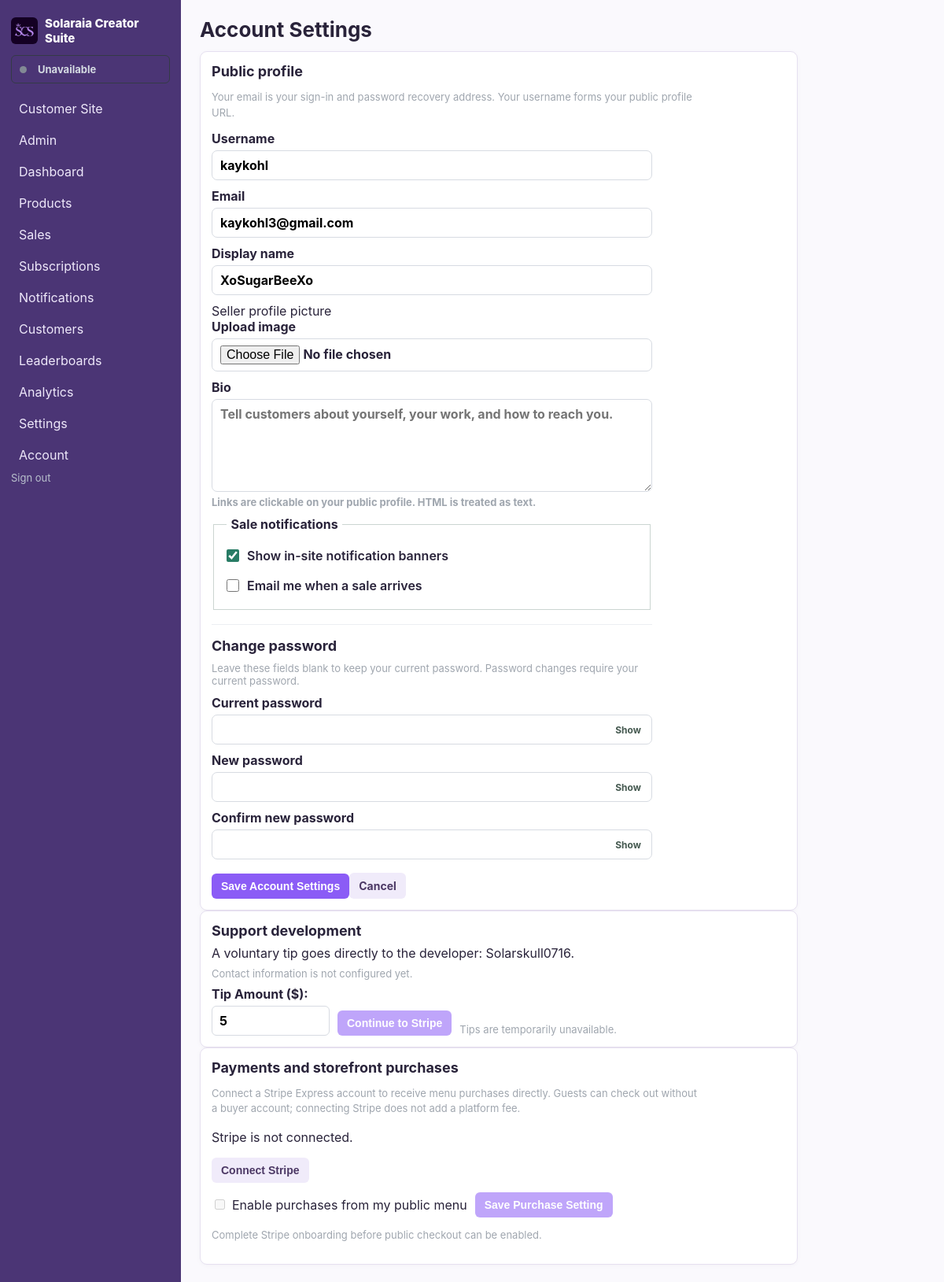
/settings/account (signed in), run on the app's committed database.
### models.py (models this page shows)
class CreatorAccount(db.Model):
    __tablename__ = 'creator_account'
    id = db.Column(db.Integer, primary_key=True)
    username = db.Column(db.String(64), nullable=False, unique=True)
    email = db.Column(db.String(255), nullable=False, unique=True)
    display_name = db.Column(db.String(120))
    bio = db.Column(db.Text)
    profile_image = db.Column(db.String(255))
    is_active = db.Column(db.Boolean, nullable=False, default=False)
    password_hash = db.Column(db.String(255), nullable=False)
    is_admin = db.Column(db.Boolean, nullable=False, default=False)
    is_approved = db.Column(db.Boolean, nullable=False, default=False)
    stripe_account_id = db.Column(db.String(255), unique=True)
    stripe_customer_id = db.Column(db.String(255))
    stripe_subscription_id = db.Column(db.String(255))
    stripe_subscription_checkout_session_id = db.Column(db.String(255))
    stripe_subscription_status = db.Column(db.String(40), nullable=False, default='inactive')
    stripe_subscription_period_end = db.Column(db.DateTime)
    subscription_exempt = db.Column(db.Boolean, nullable=False, default=False)
    stripe_charges_enabled = db.Column(db.Boolean, nullable=False, default=False)
    stripe_details_submitted = db.Column(db.Boolean, nullable=False, default=False)
    accepting_orders = db.Column(db.Boolean, nullable=False, default=False)
    banner_notifications = db.Column(db.Boolean, nullable=False, default=True)
    email_notifications = db.Column(db.Boolean, nullable=False, default=False)
    disable_content_contact = db.Column(db.Boolean, nullable=False, default=False)
    created_at = db.Column(db.DateTime, default=datetime.utcnow, nullable=False)
    version_id = db.Column(db.Integer, nullable=False, default=1)
    __table_args__ = (
        db.Index('uq_creator_stripe_customer_id', 'stripe_customer_id', unique=True),
        db.Index('uq_creator_stripe_subscription_id', 'stripe_subscription_id', unique=True),
    )
    __mapper_args__ = {'version_id_col': version_id}

### app.py (the view, shortened to what this page needs)
@app.route('/settings/account', methods=['GET', 'POST'])
def account_settings():
    account = g.creator
    return render_template('settings/account.html', account=account)

### app.py (called while the page is built, shortened)
@event.listens_for(Session, 'do_orm_execute')
def scope_creator_queries(execute_state):
    if not execute_state.is_select or not execute_state.is_orm_statement or not has_request_context():
        return
    creator_id = getattr(g, 'creator_id', None)
    if getattr(g, 'is_admin', False):
        return
    if not creator_id or request.endpoint in PUBLIC_ENDPOINTS:
        return
    execute_state.statement = execute_state.statement.options(*(
        with_loader_criteria(model, lambda entity: entity.owner_id == creator_id, include_aliases=True)
        for model in TENANT_MODELS
    ))

@app.before_request
def require_creator():
    creator_id = session.get('creator_id')
    creator = db.session.get(CreatorAccount, creator_id) if creator_id else None
    if creator is None or not creator.is_approved:
        session.clear()
        return redirect(url_for('login', next=request.full_path))
    g.creator = creator
    g.creator_id = creator.id
    g.is_admin = creator.is_admin
    if not creator.is_admin:
        _notify_expired_service_subscriptions(creator.id)
    if request.endpoint and request.endpoint.startswith('admin_') and not creator.is_admin:
        abort(403)
    if not creator.is_admin and not creator.subscription_exempt and creator.stripe_subscription_status not in ACTIVE_SUBSCRIPTION_STATUSES:
        if request.endpoint not in BILLING_ACCESS_ENDPOINTS:
            return redirect(url_for('seller_billing'))

### templates/settings/account.html (shortened to what this page needs)
{% extends 'base.html' %}
{% block heading %}Account Settings{% endblock %}
{% block content %}
<section class="panel account-settings-panel">
    <h2>Public profile</h2>
    <p class="muted">Your email is your sign-in and password recovery address. Your username forms your public profile URL.</p>
    <form method="post" class="form account-settings-form" enctype="multipart/form-data">
        <label>Username<input name="username" minlength="3" maxlength="64" pattern="[A-Za-z0-9][A-Za-z0-9_.-]*" autocomplete="username" value="{{account.username}}" required></label>
        <label>Email<input type="email" name="email" autocomplete="email" value="{{account.email}}" required></label>
        <label>Display name<input name="display_name" maxlength="120" value="{{account.display_name or ''}}" placeholder="Optional"></label>
        <div class="profile-image-control">
            <span>Seller profile picture</span>
            <label>Upload image<input type="file" name="profile_image" accept="image/png,image/jpeg,image/webp"></label>
        </div>
        <label>Bio<textarea name="bio" maxlength="2000" rows="5" placeholder="Tell customers about yourself, your work, and how to reach you.">{{account.bio or ''}}</textarea><span class="muted">Links are clickable on your public profile. HTML is treated as text.</span></label>
        <fieldset class="notification-preferences"><legend>Sale notifications</legend>
            <label class="check"><input type="checkbox" name="banner_notifications" value="1" {% if account.banner_notifications %}checked{% endif %}> Show in-site notification banners</label>
            <label class="check"><input type="checkbox" name="email_notifications" value="1" {% if account.email_notifications %}checked{% endif %}> Email me when a sale arrives</label>
        </fieldset>
        <div class="account-password-section">
            <h2>Change password</h2>
            <p class="muted">Leave these fields blank to keep your current password. Password changes require your current password.</p>
            <label>Current password<input type="password" name="current_password" autocomplete="current-password"></label>
            <label>New password<input type="password" name="new_password" minlength="10" autocomplete="new-password"></label>
            <label>Confirm new password<input type="password" name="password_confirm" minlength="10" autocomplete="new-password"></label>
        </div>
        <div class="actions"><button class="button">Save Account Settings</button><a class="button secondary" href="{{url_for('settings')}}">Cancel</a></div>
    </form>
</section>
<section class="panel account-settings-panel developer-support-panel">
    <h2>Support development</h2>
    {% set developer_return_to = 'account_settings' %}
    {% set developer_show_contact = not current_creator.disable_content_contact %}
    {% include 'developer_support.html' %}
</section>
{% if current_creator.is_admin or current_creator.subscription_exempt or current_creator.stripe_subscription_status in ('active', 'trialing') %}
<section class="panel account-settings-panel stripe-seller-settings">
    <h2>Payments and storefront purchases</h2>
    <p class="muted">Connect a Stripe Express account to receive menu purchases directly. Guests can check out without a buyer account; connecting Stripe does not add a platform fee.</p>
    {% if account.stripe_account_id %}
    <dl class="stripe-status-list">
        <div><dt>Stripe account</dt><dd>Connected</dd></div>
        <div><dt>Seller details submitted</dt><dd>{{'Yes' if account.stripe_details_submitted else 'Not yet'}}</dd></div>
        <div><dt>Charges enabled</dt><dd>{{'Yes' if account.stripe_charges_enabled else 'Not yet'}}</dd></div>
    </dl>
    {% else %}<p class="stripe-connect-state">Stripe is not connected.</p>{% endif %}
    <form method="post" action="{{url_for('stripe_connect_setup')}}" class="stripe-connect-form">
        <button class="button secondary">{{'Continue Stripe setup' if account.stripe_account_id else 'Connect Stripe'}}</button>
    </form>
    <form method="post" action="{{url_for('stripe_purchase_settings')}}" class="stripe-purchase-form">
        <label class="check"><input type="checkbox" name="accepting_orders" value="1" {% if account.accepting_orders %}checked{% endif %} {% if not account.stripe_charges_enabled or not account.stripe_details_submitted %}disabled{% endif %}> Enable purchases from my public menu</label>
        <button class="button" {% if not account.stripe_charges_enabled or not account.stripe_details_submitted %}disabled{% endif %}>Save Purchase Setting</button>
    </form>
    {% if not account.stripe_charges_enabled or not account.stripe_details_submitted %}<p class="muted">Complete Stripe onboarding before public checkout can be enabled.</p>{% endif %}
</section>
{% else %}
<section class="panel account-settings-panel">
    <h2>Payments and storefront purchases</h2>
    <p class="muted">Connect Stripe and enable public purchases after your seller subscription is active.</p>
    <a class="button secondary" href="{{url_for('seller_billing')}}">Manage subscription</a>
</section>
{% endif %}
{% endblock %}

### templates/base.html (shortened to what this page needs)
<!doctype html>
<html lang="en">
<head>
	<link rel="stylesheet" href="{{ url_for('static', filename='css/app.css') }}">
</head>
<body>
	<aside>
		<div class="brand"><img src="{{url_for('static', filename='Logo.png')}}" alt=""><span>Solaraia Creator Suite</span></div>
		{% if current_creator %}
		<div class="nav-seller-availability" aria-live="polite">
			<span class="seller-active-dot {{'is-inactive' if not current_creator.is_active else ''}}" aria-hidden="true"></span>
			<span>{{'Available' if current_creator.is_active else 'Unavailable'}}</span>
		</div>
		{% endif %}
		<nav>
			<a href="{{url_for('storefront')}}">Customer Site</a>
			{% if current_creator and current_creator.is_admin %}<a href="{{url_for('admin_dashboard')}}">Admin</a>{% endif %}
			<a href="{{url_for('dashboard')}}">Dashboard</a>
			<a href="{{url_for('products')}}">Products</a>
			<a href="{{url_for('sales')}}">Sales</a>
			<a href="{{url_for('service_subscriptions')}}">Subscriptions</a>
			<a href="{{url_for('notifications')}}">Notifications{% if unread_notifications %} ({{unread_notifications|length}}){% endif %}</a>
			<a href="{{url_for('customers')}}">Customers</a>
			<a href="{{url_for('leaderboards')}}">Leaderboards</a>
			<a href="{{url_for('analytics')}}">Analytics</a>
			<a href="{{url_for('settings')}}">Settings</a>
			<a href="{{url_for('account_settings')}}">Account</a>
		</nav>
		<a class="logout-link" href="{{ url_for('logout') }}">Sign out</a>
	</aside>
	<main>
		<header><h1>{% block heading %}{% endblock %}</h1></header>
		{% block content %}{% endblock %}
	</main>
</body>
</html>

### static/css/app.css (style rules this page uses)
.notification-preferences { display: grid; gap: 0.6rem; border: 1px solid #cbd5d1; padding: 1rem; }
.notification-preferences legend { padding: 0 0.35rem; font-weight: 700; }
.notification-preferences label.check { display: flex; align-items: center; justify-content: flex-start; gap: 10px; min-height: 28px; font-weight: 600; cursor: pointer; }
.notification-preferences label.check input[type="checkbox"] { flex: 0 0 16px; width: 16px; height: 16px; margin: 0; padding: 0; accent-color: #287c65; }
:root { font-family: Inter, system-ui, -apple-system, Segoe UI, sans-serif; color: #20242b; background: #f5f6f8; }
* { box-sizing: border-box; }
body { margin: 0; display: flex; min-height: 100vh; }
aside { width: 230px; background: #151922; color: #fff; padding: 20px 14px; position: fixed; inset: 0 auto 0 0; }
.brand { display: flex; align-items: center; gap: 9px; font-size: 15px; font-weight: 800; margin-bottom: 22px; }
.brand img { flex: 0 0 34px; width: 34px; height: 34px; object-fit: cover; border-radius: 6px; }
.nav-seller-availability { display: flex; align-items: center; gap: 8px; margin: -10px 0 14px; padding: 9px 10px; border: 1px solid #343a46; border-radius: 6px; color: #d4dae2; font-size: 13px; font-weight: 700; }
.seller-active-dot { display: inline-block; flex: 0 0 9px; width: 9px; height: 9px; border-radius: 50%; background: #2b9b63; vertical-align: middle; }
.seller-active-dot.is-inactive { background: #828995; }
nav { display: grid; gap: 4px; }
nav a { color: #b9c0cd; text-decoration: none; padding: 8px 10px; border-radius: 6px; }
main { margin-left: 230px; padding: 22px 24px; max-width: 1400px; width: calc(100% - 230px); }
header { display: flex; align-items: center; justify-content: space-between; margin-bottom: 10px; }
h1 { margin: 0; font-size: 26px; }
h2 { font-size: 18px; margin-top: 0; }
.cards > div, .panel { background: white; border: 1px solid #e2e5ea; border-radius: 9px; padding: 14px; box-shadow: 0 3px 14px #00000008; }
.button { display: inline-block; border: 0; background: #2e5cff; color: #fff; padding: 8px 12px; border-radius: 6px; text-decoration: none; cursor: pointer; font-weight: 700; }
.secondary { background: #edf0f5; color: #303641; }
.muted { color: #7b8490; font-size: 13px; }
.form { display: grid; gap: 11px; }
.form label { display: grid; gap: 5px; font-weight: 700; }
.form input, .form select, .form textarea, .inline input { padding: 8px 10px; border: 1px solid #d7dbe2; border-radius: 7px; font: inherit; }
.form textarea { min-height: 70px; }
.password-input-wrap > input { width: 100%; min-width: 0; padding-right: 64px !important; }
.actions { margin-top: 7px; }
.muted { opacity: 0.72; }
.check { display: flex; align-items: center; gap: 6px; }
header { margin-bottom: 12px; }
.cards > div, .panel { box-shadow: 0 1px 6px #00000008; }
.form { gap: 10px; }
.button { font-size: 14px; }
.logout-link { margin-top: 14px; color: #b9c0cd; text-decoration: none; font-size: 13px; }
:root { --purple: #8b5cf6; --purple-dark: #6d3fd6; --purple-soft: #f1ebff; --border: #e6e0f0; }
body { background: #faf9fd; color: #29233a; }
aside { background: #4b3575; }
nav a { color: #eee8fa; }
.button { background: var(--purple); }
.secondary { background: #f0ebfa; color: #4c3865; }
.cards > div, .panel { border-color: var(--border); }
.seller-active-dot { margin-right: 6px; }
.account-settings-panel { max-width: 760px; }
.account-settings-panel > h2 { margin-bottom: 6px; }
.account-settings-panel > .muted { max-width: 620px; line-height: 1.5; }
.account-settings-form { max-width: 560px; }
.account-password-section { display: grid; gap: 10px; margin-top: 8px; padding-top: 16px; border-top: 1px solid #eceef2; }
.account-password-section h2, .account-password-section p { margin: 0; }
.stripe-seller-settings { max-width: 760px; }
.stripe-connect-form, .stripe-purchase-form { display: flex; align-items: center; flex-wrap: wrap; gap: 10px; margin: 12px 0 0; }
.stripe-purchase-form .check { min-width: 0; }
.stripe-purchase-form button:disabled { opacity: 0.55; cursor: not-allowed; }

### data on the page
CreatorAccount: is_active "Unavailable", username "kaykohl", email "kaykohl3@gmail.com", display_name "XoSugarBeeXo", banner_notifications "☑"
